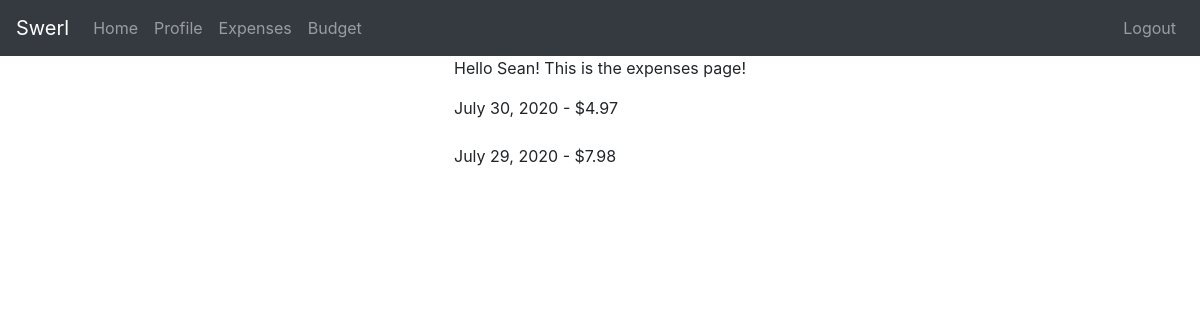
The app's page /expenses/ (signed in) with its own data.
### expenses/models.py (models this page shows)
class Expense(models.Model):
    amount = models.DecimalField(max_digits=11, decimal_places=2)
    expense_date = models.DateField(default=datetime.now, blank=True)
    description = models.CharField(max_length=100, blank=True)
    expense_type = models.CharField(max_length=100)
    author = models.ForeignKey(settings.AUTH_USER_MODEL, on_delete=models.CASCADE)

### expenses/views.py (the view)
# urls.py: path("expenses/", expenses_page, name="expenses_page"),
def expenses_page(request):
    author_id = request.user.id
    user_expenses = Expense.objects.filter(author=author_id).order_by("-expense_date")[:10]
    user_name = request.user.username
    context = {
        "user_expenses": user_expenses,
        "user_name": user_name,
    }
    return render(request, "expenses/expenses.html", context)

### budget/templates/expenses/expenses.html (shortened to what this page needs)
{% extends "base.html" %}
{% block content %}
<p>Hello {{ user_name }}! This is the expenses page!</p>
{% for user_expense in user_expenses %}
    {{ user_expense.expense_date }} - ${{ user_expense.amount }}
    <br><br>
{% endfor %}
{% endblock content %}

### records on screen
Expense: expense_date "July 30, 2020", amount "4.97"
Expense: expense_date "July 29, 2020", amount "7.98"

### other values on screen
{{ user_name }} "Sean"
